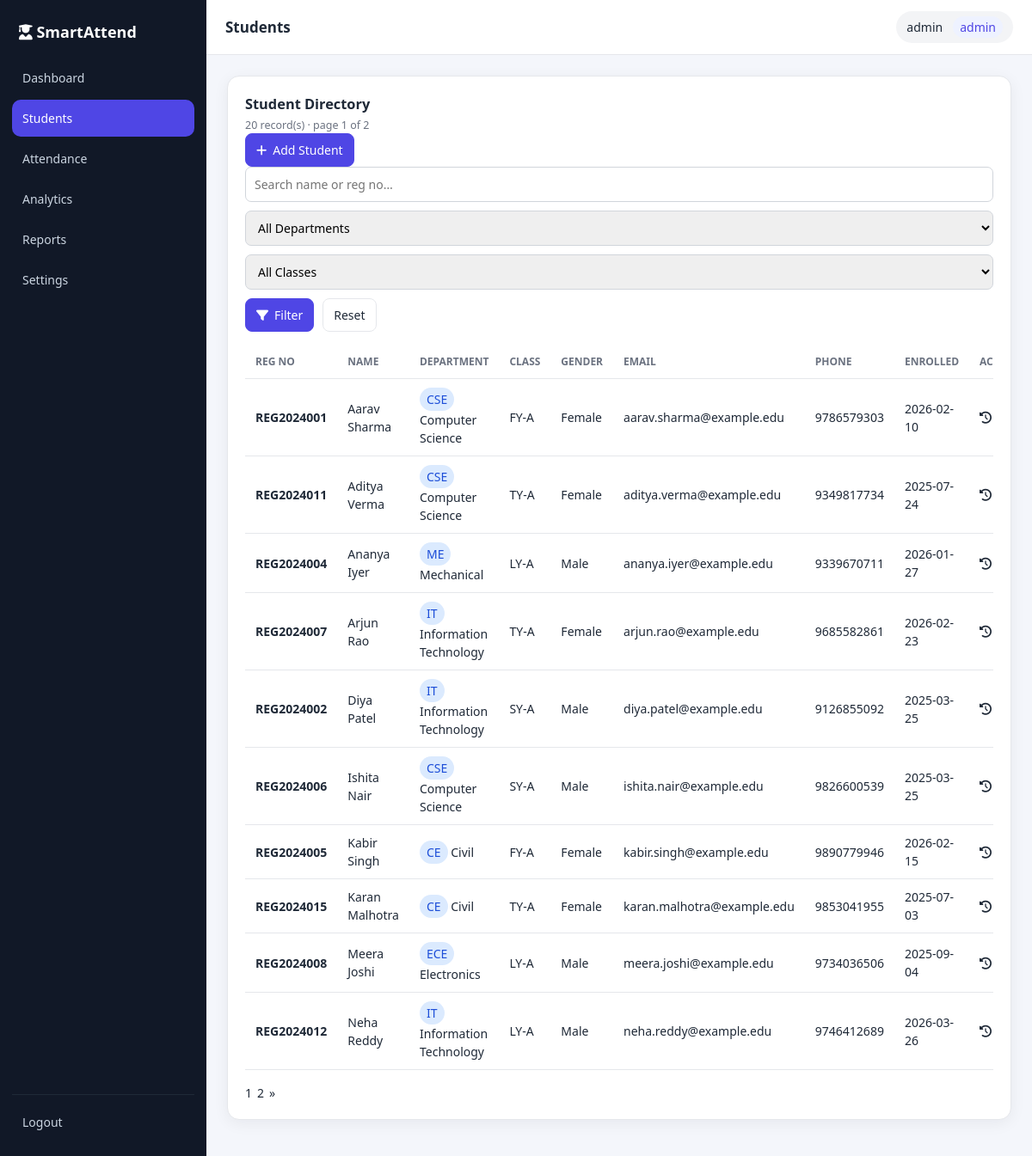
The app's page /students (signed in) with its own data.
### tables this page shows
CREATE TABLE students (
        id              INTEGER PRIMARY KEY AUTOINCREMENT,
        reg_no          TEXT NOT NULL UNIQUE,
        full_name       TEXT NOT NULL,
        email           TEXT,
        phone           TEXT,
        department_id   INTEGER NOT NULL REFERENCES departments(id) ON DELETE RESTRICT,
        class_name      TEXT NOT NULL,
        gender          TEXT,
        enrollment_date TEXT,
        created_at      TEXT NOT NULL DEFAULT (datetime('now'))
    );

CREATE TABLE departments (
        id   INTEGER PRIMARY KEY AUTOINCREMENT,
        name TEXT NOT NULL UNIQUE,
        code TEXT NOT NULL UNIQUE
    );

### controllers.py (the view)
@login_required
def students():
    db = get_db()
    q = (request.args.get("q") or "").strip()
    dept = (request.args.get("dept") or "").strip()
    klass = (request.args.get("class") or "").strip()
    page = max(1, safe_int(request.args.get("page"), 1) or 1)
    per_page = 10
    where, params = [], []
    if q:
        where.append("(s.full_name LIKE ? OR s.reg_no LIKE ?)")
        params += [f"%{q}%", f"%{q}%"]
    if dept:
        where.append("s.department_id = ?")
        params.append(safe_int(dept))
    if klass:
        where.append("s.class_name = ?")
        params.append(klass)
    wsql = ("WHERE " + " AND ".join(where)) if where else ""
    total = db.execute(f"SELECT COUNT(*) c FROM students s {wsql}", params).fetchone()["c"]
    total_pages = max(1, (total + per_page - 1) // per_page)
    page = min(page, total_pages)
    offset = (page - 1) * per_page
    rows = db.execute(f"""
        SELECT s.*, d.name AS dept_name, d.code AS dept_code
        FROM students s JOIN departments d ON d.id = s.department_id
        {wsql}
        ORDER BY s.full_name
        LIMIT ? OFFSET ?
    """, params + [per_page, offset]).fetchall()
    departments = db.execute("SELECT * FROM departments ORDER BY name").fetchall()
    classes = [r["class_name"] for r in
               db.execute("SELECT DISTINCT class_name FROM students ORDER BY class_name")]
    page_links = list(range(max(1, page - 2), min(total_pages, page + 2) + 1))
    body = 'students.html'
    scripts = 'students_scripts.html'
    return render_page("Students", body, active="students", scripts=scripts,
                       rows=rows, total=total, page=page, total_pages=total_pages,
                       page_links=page_links, q=q, dept=dept, klass=klass,
                       departments=departments, classes=classes)

### controllers.py (called while the page is built)
def csrf_token():
    if "csrf_token" not in session:
        session["csrf_token"] = secrets.token_hex(32)
    return session["csrf_token"]

def login_required(view):
    @wraps(view)
    def wrapped(*args, **kwargs):
        if not session.get("user_id"):
            flash("Please sign in to continue.", "error")
            return redirect(url_for("login"))
        return view(*args, **kwargs)
    return wrapped

def safe_int(value, default=None):
    try:
        return int(value)
    except (TypeError, ValueError):
        return default

### models.py (called while the page is built)
def get_db():
    if "db" not in g:
        g.db = sqlite3.connect(current_app.config["DATABASE"])
        g.db.row_factory = sqlite3.Row
        g.db.execute("PRAGMA foreign_keys = ON")
    return g.db

### views.py (called while the page is built)
def render_page(title, body_tpl, active="", scripts="", **ctx):
    base_ctx = {
        "title": title,
        "active": active,
        "username": session.get("username"),
        "role": session.get("role"),
    }
    base_ctx.update(ctx)
    body = render_template(body_tpl, **base_ctx)
    page_scripts = render_template(scripts, **base_ctx) if scripts else ""
    return render_template_string(BASE_TEMPLATE, body=body,
                                  page_scripts=page_scripts, **base_ctx)

### templates/students.html (shortened to what this page needs)
    <div class="card">
      <div class="card-head">
        <div>
          <h3 style="margin-bottom:3px">Student Directory</h3>
          <p class="muted" style="font-size:12.5px">{{ total }} record(s) · page {{ page }} of {{ total_pages }}</p>
        </div>
        {% if role == 'admin' %}
        <button class="btn btn-primary" onclick="openAdd()">
          <i class="fa-solid fa-plus"></i> Add Student</button>
        {% endif %}
      </div>
      <form class="filters" method="get" action="{{ url_for('students') }}">
        <input name="q" value="{{ q }}" placeholder="Search name or reg no…" style="flex:1;min-width:180px">
        <select name="dept">
          <option value="">All Departments</option>
        </select>
        <select name="class">
          <option value="">All Classes</option>
        </select>
        <button class="btn btn-primary"><i class="fa-solid fa-filter"></i> Filter</button>
        <a class="btn btn-ghost" href="{{ url_for('students') }}">Reset</a>
      </form>
      {% if rows %}
      <div class="table-wrap">
        <table>
          <thead><tr>
            <th>Reg No</th><th>Name</th><th>Department</th><th>Class</th>
            <th>Gender</th><th>Email</th><th>Phone</th><th>Enrolled</th><th>Actions</th>
          </tr></thead>
          <tbody>
          {% for s in rows %}
            <tr>
              <td><strong>{{ s.reg_no }}</strong></td>
              <td>{{ s.full_name }}</td>
              <td><span class="badge info">{{ s.dept_code }}</span> {{ s.dept_name }}</td>
              <td>{{ s.class_name }}</td>
              <td>{{ s.gender or '—' }}</td>
              <td>{{ s.email or '—' }}</td>
              <td>{{ s.phone or '—' }}</td>
              <td>{{ s.enrollment_date or '—' }}</td>
              <td style="white-space:nowrap">
                <a class="btn-icon" title="Attendance history"
                   href="{{ url_for('attendance_history', student_id=s.id) }}">
                  <i class="fa-solid fa-clock-rotate-left"></i></a>
              </td>
            </tr>
          {% endfor %}
          </tbody>
        </table>
      </div>
      <div class="pagination">
        {% for p in page_links %}
        <a class="page-link {{ 'active' if p == page }}"
           href="{{ url_for('students', q=q, dept=dept, class=klass, page=p) }}">{{ p }}</a>
        {% endfor %}
        {% if page < total_pages %}
        <a class="page-link" href="{{ url_for('students', q=q, dept=dept, class=klass, page=page+1) }}">&raquo;</a>
        {% endif %}
      </div>
      {% else %}
      <div class="empty"><i class="fa-solid fa-user-slash"></i>
        No students match the current filters.</div>
      {% endif %}
    </div>

### records on screen
students: reg_no "REG2024001", full_name "Aarav Sharma", dept_code "CSE", dept_name "Computer Science", class_name "FY-A", gender "Female", email "aarav.sharma@example.edu", phone "9786579303", enrollment_date "2026-02-10"
students: reg_no "REG2024011", full_name "Aditya Verma", dept_code "CSE", dept_name "Computer Science", class_name "TY-A", gender "Female", email "aditya.verma@example.edu", phone "9349817734", enrollment_date "2025-07-24"
students: reg_no "REG2024004", full_name "Ananya Iyer", dept_code "ME", dept_name "Mechanical", class_name "LY-A", gender "Male", email "ananya.iyer@example.edu", phone "9339670711", enrollment_date "2026-01-27"
students: reg_no "REG2024007", full_name "Arjun Rao", dept_code "IT", dept_name "Information Technology", class_name "TY-A", gender "Female", email "arjun.rao@example.edu", phone "9685582861", enrollment_date "2026-02-23"
students: reg_no "REG2024002", full_name "Diya Patel", dept_code "IT", dept_name "Information Technology", class_name "SY-A", gender "Male", email "diya.patel@example.edu", phone "9126855092", enrollment_date "2025-03-25"
students: reg_no "REG2024006", full_name "Ishita Nair", dept_code "CSE", dept_name "Computer Science", class_name "SY-A", gender "Male", email "ishita.nair@example.edu", phone "9826600539", enrollment_date "2025-03-25"
students: reg_no "REG2024005", full_name "Kabir Singh", dept_code "CE", dept_name "Civil", class_name "FY-A", gender "Female", email "kabir.singh@example.edu", phone "9890779946", enrollment_date "2026-02-15"
students: reg_no "REG2024015", full_name "Karan Malhotra", dept_code "CE", dept_name "Civil", class_name "TY-A", gender "Female", email "karan.malhotra@example.edu", phone "9853041955", enrollment_date "2025-07-03"
students: reg_no "REG2024008", full_name "Meera Joshi", dept_code "ECE", dept_name "Electronics", class_name "LY-A", gender "Male", email "meera.joshi@example.edu", phone "9734036506", enrollment_date "2025-09-04"
students: reg_no "REG2024012", full_name "Neha Reddy", dept_code "IT", dept_name "Information Technology", class_name "LY-A", gender "Male", email "neha.reddy@example.edu", phone "9746412689", enrollment_date "2026-03-26"

### other values on screen
{{ total }} "20"
{{ page }} "1"
{{ total_pages }} "2"
{{ p }} "1" "2"
